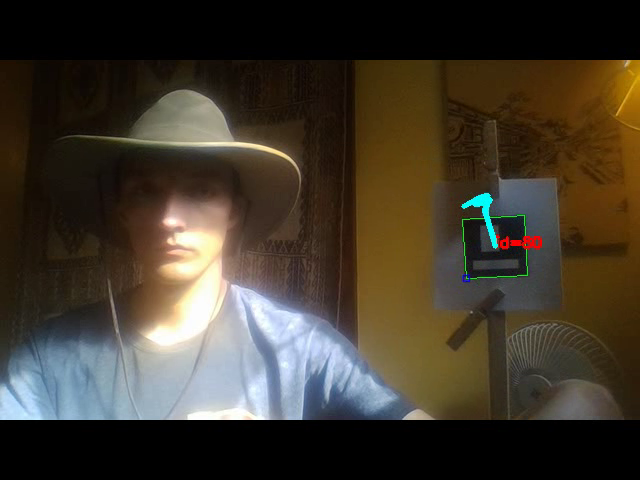
#> input picture frame 45 of VideoDemos/FreeDrawV.mp4, 640 x 480 px, given in place of the camera
$ python FreeDraw.py
#> lines starting #> are read from the running program, lines starting #| are printed output that depends on the picture
import cv2
import sys
import cv2.aruco as aruco
import numpy as np

RECORD = False
DICT = aruco.DICT_ARUCO_ORIGINAL
COLOR = (0, 255, 255)
THICKNESS = 3


video_capture = cv2.VideoCapture(0)
if RECORD:
    width = int(video_capture.get(cv2.CAP_PROP_FRAME_WIDTH))
    height = int(video_capture.get(cv2.CAP_PROP_FRAME_HEIGHT))
    writer = cv2.VideoWriter('FreeDrawV.mp4', cv2.VideoWriter_fourcc(*'mp4v'), 20, (width,height))

line_array = []
curr_frame = 0
counter = 0
while True:

    # Capture frame-by-frame
    ret, frame = video_capture.read()
#> frame is the input picture: shape (480, 640, 3); mean B, G, R 44.8, 57, 64.8
    frame = cv2.flip(frame, 1)
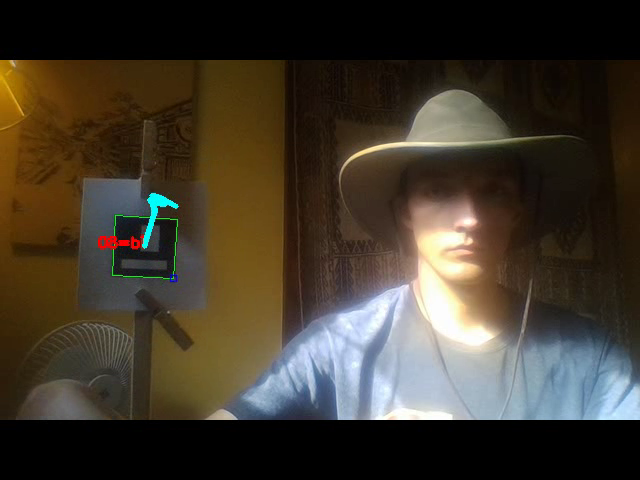
#> frame: shape (480, 640, 3); mean B, G, R 44.8, 57, 64.8

    # Check if frame is not empty
    if not ret:
        continue


    # Convert from BGR to RGB
    frame = cv2.cvtColor(frame, cv2.COLOR_BGR2RGB)

    # Load the the proper Aruco Dictionary
    aruco_dict = aruco.Dictionary_get(DICT)

    # Initialize detector params w/ defaults
    parameters = aruco.DetectorParameters_create()

    # Detect the markers in the current frame
    corners, ids, rejects = aruco.detectMarkers(frame, aruco_dict, parameters=parameters)
#> corners = (); ids = None; rejects = ([[120, 259], [166, 259], [167, 268], [125, 269]], [[328, 349], [333, 363], [334, 378], [329, 368]])
    frame = aruco.drawDetectedMarkers(frame, corners, ids)

    print("Frame:", curr_frame, "Detected Ids:", ids)
#| Frame: 0 Detected Ids: None
    # Find Marker Coords!
    for i in range(len(corners)):
        top_left = int(corners[i][0][0][0]), int(corners[i][0][0][1])
        bot_right = int(corners[i][0][2][0]), int(corners[i][0][2][1])
        mid = (top_left[0] + bot_right[0])//2, (top_left[1] + bot_right[1])//2
        # print("Top_Left:", top_left, "Top_Right:", bot_right, "Mid:", mid)
        # print("ID:", ids[i][0], "\nCorners:\n", corners[i][0], "\n")
        if len(line_array) <= 200:
            line_array.append(mid)
        elif len(line_array) > 200:
            line_array.pop(0)
        else:
            line_array.pop(0)
            line_array.append(mid)
#> this loop made 0 passes
#> after the loop, line_array = []
    # print("Line", mid)

    # Draw lines
    lines = []
    for i in range(len(line_array)):
        if i == 0:
            continue
        else:
            # Draw Lines
            p0 = line_array[i]
            p1 = line_array[i-1]
            lines.append([p0, p1])
#> after the loop, lines = []
            # cv2.rectangle(frame, p0, p1, COLOR, THICKNESS)
            # cv2.line(frame, p0, p1, COLOR, THICKNESS)

    tmp = np.array(lines, np.int32)
#> tmp = empty array
    tmp = tmp.reshape((-1,1,2))
    cv2.polylines(frame, [tmp], False, COLOR, THICKNESS)

    # Display the resulting frame
    frame = cv2.cvtColor(frame, cv2.COLOR_RGB2BGR)
    cv2.imshow('frame', frame)
    if RECORD:
        writer.write(frame)
    curr_frame += 1

    # Hit c to clear drawings from the frame
    if cv2.waitKey(1) & 0xFF == ord('c'):
#> (key q is pressed here)
        line_array = []

    # Hit q key to quit the window
    if cv2.waitKey(1) & 0xFF == ord('q'):
#> (key q is pressed here)
        break

# When everything is done, release the capture
video_capture.release()
if RECORD:
    writer.release()
cv2.destroyAllWindows()

$ run again, starting later in the video
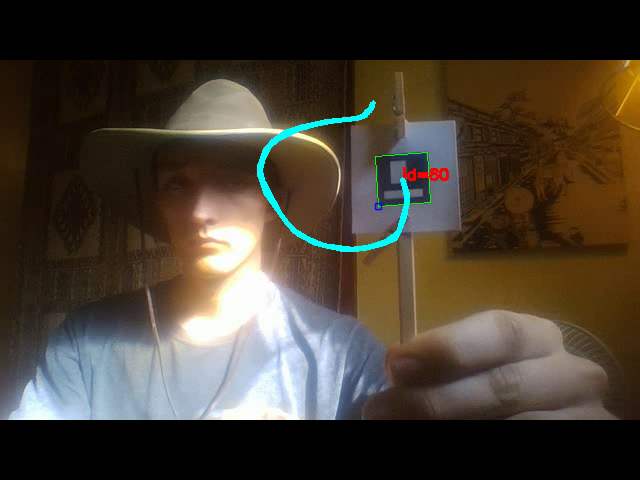
#> input picture frame 205 of VideoDemos/FreeDrawV.mp4, 640 x 480 px, given in place of the camera
#> frame is the input picture: shape (480, 640, 3); mean B, G, R 51.2, 62.3, 71.1
#> `frame = cv2.flip(frame, 1)`:
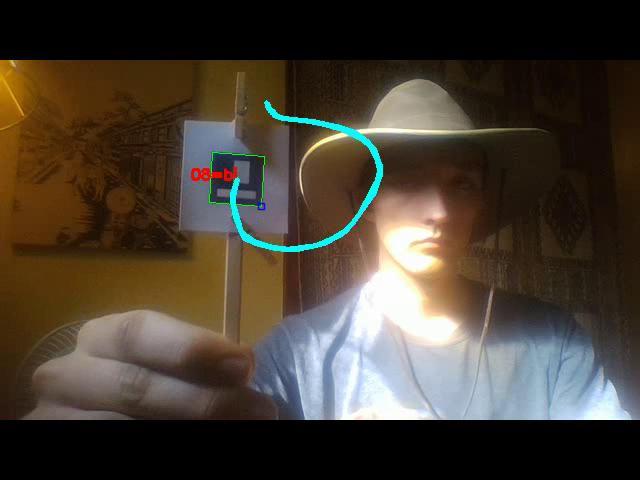
#> frame: shape (480, 640, 3); mean B, G, R 51.2, 62.3, 71.1
#> corners = (); ids = None; rejects = 9 items
#| Frame: 0 Detected Ids: None
#> after the loop `for i in range(len(corners)):`: line_array = []
#> tmp = empty array

$ run again, starting later in the video
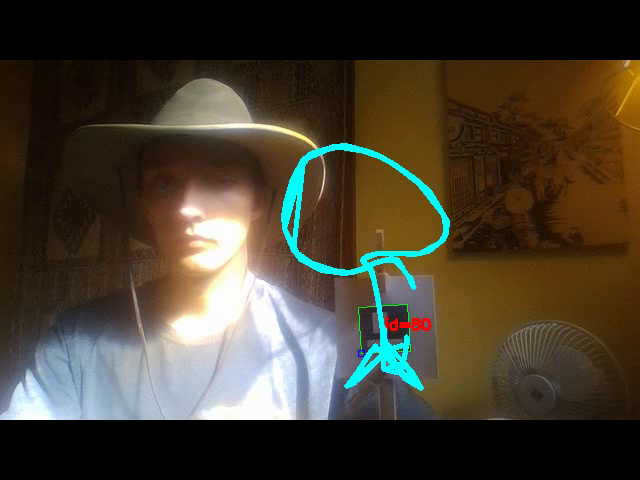
#> input picture frame 364 of VideoDemos/FreeDrawV.mp4, 640 x 480 px, given in place of the camera
#> frame is the input picture: shape (480, 640, 3); mean B, G, R 48.3, 62, 69.5
#> `frame = cv2.flip(frame, 1)`:
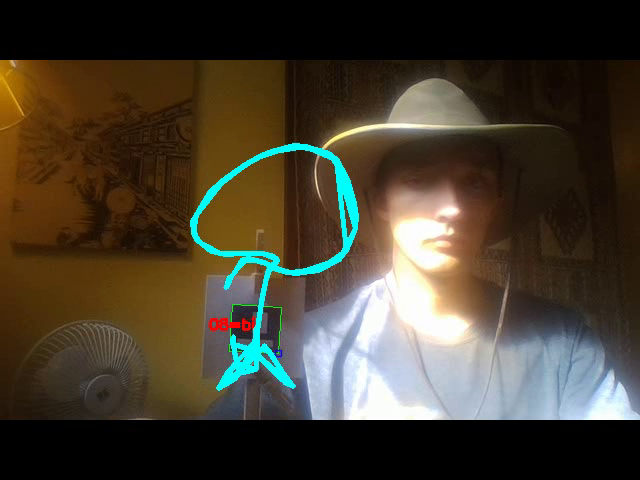
#> frame: shape (480, 640, 3); mean B, G, R 48.3, 62, 69.5
#> corners = (); ids = None; rejects = 10 items
#| Frame: 0 Detected Ids: None
#> after the loop `for i in range(len(corners)):`: line_array = []
#> tmp = empty array
